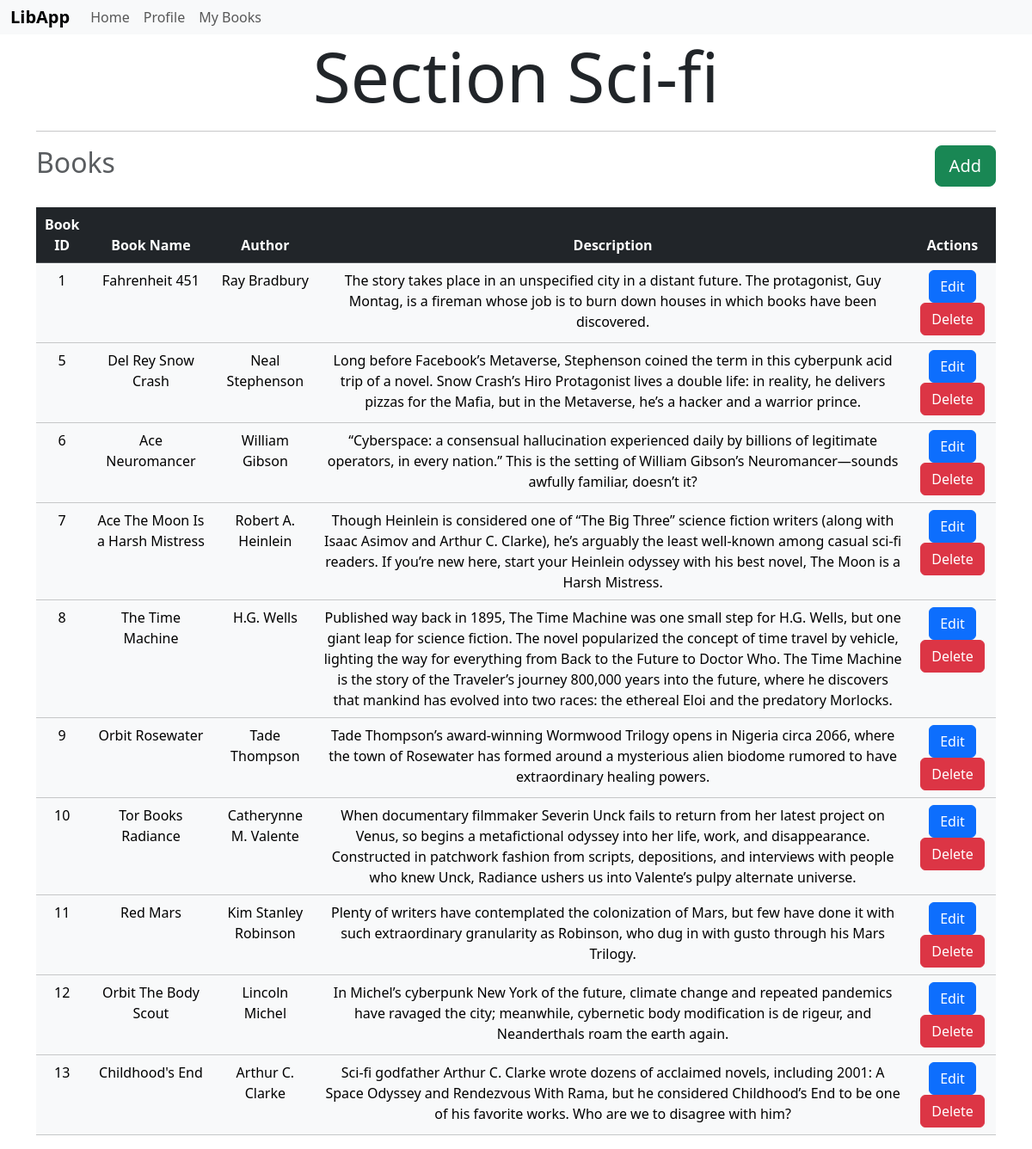
The app's page /section/1/ (signed in) with its own data.
### models.py (models this page shows)
class Section(db.Model):
    __tablename__ = 'section'
    id = db.Column(db.Integer, primary_key=True)
    name = db.Column(db.String(64), nullable=True)
    datecreated = db.Column(DateTime, nullable = False)
    description = db.Column(db.String(512), unique=True, nullable = False)
    bookname = db.relationship('Book', backref='section', lazy=True)

class Book(db.Model):
    __tablename__ = 'book'
    id = db.Column(db.Integer, primary_key=True)
    name = db.Column(db.String(64), nullable=False)
    section_id = db.Column(db.Integer, db.ForeignKey('section.id'), nullable=False)
    content = db.Column(db.String(512), unique=True, nullable = False)
    author = db.Column(db.String(64), nullable = False)
    dateissue = db.Column(DateTime, nullable = True)
    status = db.Column(db.String(64), nullable = True)

### routes.py (the view)
@app.route('/section/<int:id>/')
@admin_required
def show_section(id):
    section = Section.query.get(id)
    if not section:
        flash('Section does not exist')
        return redirect(url_for('admin'))
    return render_template('section/show.html', section=section)

### routes.py (called while the page is built)
def admin_required(func):
    @wraps(func)
    def inner(*args, **kwargs):
        if 'user_id' not in session:
            flash('Please login to continue')
            return redirect(url_for('login'))
        user = User.query.get(session['user_id'])
        if not user.is_admin:
            flash('You are not authorized to access this page')
            return redirect(url_for('index'))
        return func(*args, **kwargs)
    return inner

### templates/section/show.html (shortened to what this page needs)
{% extends 'layout.html' %}
{% block content %}
<h1 class="display-1 text-center">
    <b>
        Section {{section.name}}
    </b>
</h1>
<hr>
<div class="heading">
    <h2 class="text-muted text-center">
        Books
    </h2>
    <div class="d-grid">
        <a href="{{url_for('add_book', section_id=section.id)}}" class="btn btn-success btn-lg">
                Add
        </a>
    </div>
</div>
<br>
<table class="table table-dark text-center">
    <thead>
        <tr class="table-dark">
            <th>Book ID</th>
            <th>Book Name</th>
            <th>Author</th>
            <th>Description</th>
            <th>Actions</th>
        </tr>
    </thead>
    <tbody>
        {% for book in section.bookname %}
        <tr class="table-light">
            <td>{{book.id}}</td>
            <td>{{book.name}}</td>
            <td>{{book.author}}</td>
            <td>{{book.content}}</td>
            <td>
                <a href="{{url_for('edit_book', id=book.id)}}" class="btn btn-primary">
                    Edit
                </a>
                <a href="{{url_for('delete_book', id=book.id)}}" class="btn btn-danger">
                    Delete
                </a>
            </td>
        </tr>
        {% endfor %}
    </tbody>
</table>
{% endblock %}

### templates/layout.html (style rules this page uses)
body { margin: 0; padding: 0; background-image: url("../static/bg.jpg"); background-size: cover; background-position: center; background-repeat: no-repeat; background-attachment: fixed; }

### templates/section/show.html (style rules this page uses)
.heading { display: flex; flex-direction: row; justify-content: space-between; align-items: center; }
body { margin: 0; padding: 0; background-image: url("../../static/bg.jpg"); background-size: cover; background-position: center; background-repeat: no-repeat; background-attachment: fixed; }

### records on screen
Section: name "Sci-fi"
Book: id "1", name "Fahrenheit 451", author "Ray Bradbury", content "The story takes place in an unspecified city in a distant future. The protagonist, Guy Montag, is a fireman whose job is to burn down houses in which books have been discovered."
Book: id "5", name "Del Rey Snow Crash", author "Neal Stephenson", content "Long before Facebook’s Metaverse, Stephenson coined the term in this cyberpunk acid trip of a novel. Snow Crash’s Hiro Protagonist lives a double life: in reality, he delivers pizzas for the Mafia, but in the Metaverse, he’s a hacker and a warrior prince."
Book: id "6", name "Ace Neuromancer", author "William Gibson", content "“Cyberspace: a consensual hallucination experienced daily by billions of legitimate operators, in every nation.” This is the setting of William Gibson’s Neuromancer—sounds awfully familiar, doesn’t it?"
Book: id "7", name "Ace The Moon Is a Harsh Mistress", author "Robert A. Heinlein", content "Though Heinlein is considered one of “The Big Three” science fiction writers (along with Isaac Asimov and Arthur C. Clarke), he’s arguably the least well-known among casual sci-fi readers. If you’re new here, start your Heinlein odyssey with his best novel, The Moon is a Harsh Mistress."
Book: id "8", name "The Time Machine", author "H.G. Wells", content "Published way back in 1895, The Time Machine was one small step for H.G. Wells, but one giant leap for science fiction. The novel popularized the concept of time travel by vehicle, lighting the way for everything from Back to the Future to Doctor Who. The Time Machine is the story of the Traveler’s journey 800,000 years into the future, where he discovers that mankind has evolved into two races: the ethereal Eloi and the predatory Morlocks."
Book: id "9", name "Orbit Rosewater", author "Tade Thompson", content "Tade Thompson’s award-winning Wormwood Trilogy opens in Nigeria circa 2066, where the town of Rosewater has formed around a mysterious alien biodome rumored to have extraordinary healing powers."
Book: id "10", name "Tor Books Radiance", author "Catherynne M. Valente", content "When documentary filmmaker Severin Unck fails to return from her latest project on Venus, so begins a metafictional odyssey into her life, work, and disappearance. Constructed in patchwork fashion from scripts, depositions, and interviews with people who knew Unck, Radiance ushers us into Valente’s pulpy alternate universe."
Book: id "11", name "Red Mars", author "Kim Stanley Robinson", content "Plenty of writers have contemplated the colonization of Mars, but few have done it with such extraordinary granularity as Robinson, who dug in with gusto through his Mars Trilogy."
Book: id "12", name "Orbit The Body Scout", author "Lincoln Michel", content "In Michel’s cyberpunk New York of the future, climate change and repeated pandemics have ravaged the city; meanwhile, cybernetic body modification is de rigeur, and Neanderthals roam the earth again."
Book: id "13", name "Childhood's End", author "Arthur C. Clarke", content "Sci-fi godfather Arthur C. Clarke wrote dozens of acclaimed novels, including 2001: A Space Odyssey and Rendezvous With Rama, but he considered Childhood’s End to be one of his favorite works. Who are we to disagree with him?"
